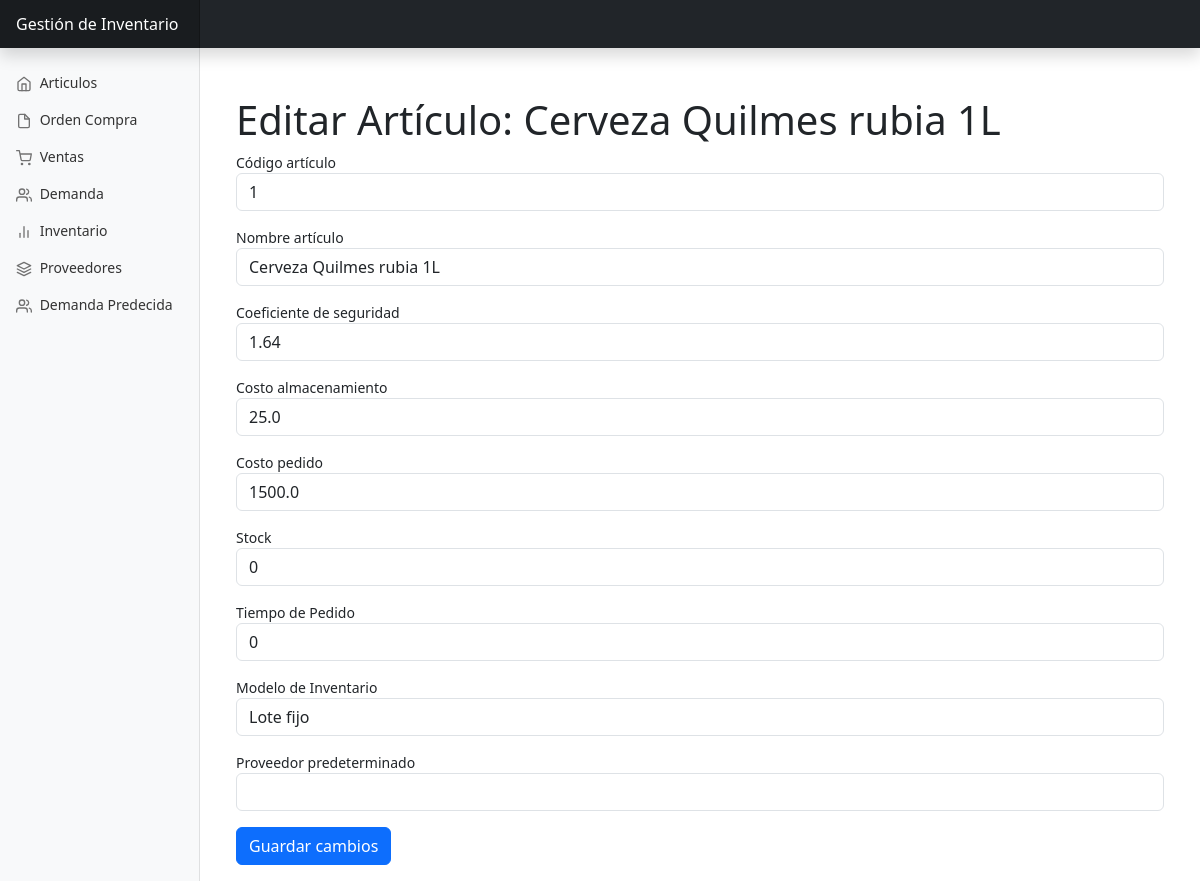
/articulos/editar/1, run on the app's committed database.
### app/models.py (models this page shows, shortened)
class Articulo(db.Model):
    __tablename__ = 'articulo'
    id = db.Column(db.Integer, primary_key=True)
    codigo_articulo = db.Column(db.Integer, unique=True, nullable=False)
    nombre_articulo = db.Column(db.String(100), nullable=False)
    coeficiente_seguridad = db.Column(db.Float, nullable=False)
    costo_almacenamiento = db.Column(db.Float, nullable=False)
    costo_de_pedido = db.Column(db.Float, nullable=False)
    stock = db.Column(db.Integer, nullable=False)
    tiempo_de_pedido = db.Column(db.Integer)
    modelo_inventario_id = db.Column(db.Integer, db.ForeignKey('modelo_inventario.id'), nullable=False)
    detalle_proveedor_predeterminado_id = db.Column(db.Integer, db.ForeignKey('detalle_proveedor.id'))
    detalle_proveedor_predeterminado = db.relationship('DetalleProveedor', foreign_keys=[detalle_proveedor_predeterminado_id], backref='articulo_predeterminado', uselist=False)
    detalles_proveedor = db.relationship('DetalleProveedor', backref='articulo', foreign_keys='DetalleProveedor.articulo_id')
    ordenes_compra = db.relationship ('OrdenCompra',backref='articulo',lazy='dynamic')

### app/views/articulos.py (the view, shortened to what this page needs)
@bp.route('/editar/<int:id>', methods=['GET','POST'])
def edit(id):
    articulo = Articulo.query.get_or_404(id)
    form = ArticuloFormEditar(obj=articulo)
    form.modelo_inventario_id.choices = [(m.id, m.nombre) for m in ModeloInventario.query.all()]
    form.detalle_proveedor_predeterminado_id.choices = [(d.id, d.proveedor.nombre) for d in DetalleProveedor.query.filter_by(articulo_id=articulo.id).all()]
    return render_template('articulos/editar_articulo.html', form=form, articulo=articulo)

### app/forms.py
class ArticuloFormEditar(FlaskForm):
    codigo_articulo = IntegerField('Código artículo', validators=[DataRequired(), NumberRange(min=1)])
    nombre_articulo = StringField('Nombre artículo', validators=[DataRequired()])
    coeficiente_seguridad = FloatField('Coeficiente de seguridad', validators=[DataRequired(), NumberRange(min=0)])
    costo_almacenamiento = FloatField('Costo almacenamiento', validators=[DataRequired(), NumberRange(min=0)])
    costo_de_pedido = FloatField('Costo pedido', validators=[DataRequired(), NumberRange(min=0)])
    stock = IntegerField('Stock', validators=[NumberRange(min=0)])
    tiempo_de_pedido = IntegerField('Tiempo de Pedido', validators=[NumberRange(min=0)])
    modelo_inventario_id = SelectField('Modelo de Inventario', coerce=int, validators=[DataRequired()])
    detalle_proveedor_predeterminado_id=SelectField('Proveedor predeterminado', coerce=int, validators=[DataRequired()])
    submit = SubmitField('Crear')

### app/templates/articulos/editar_articulo.html (shortened to what this page needs)
{% extends 'base.html' %}
{% block body %}
<div class="container">
    <h1 class="mt-5">Editar Artículo: {{ articulo.nombre_articulo }}</h1>
    <form action="{{ url_for('articulos.edit', id=articulo.id) }}" method="POST">
        <div class="mb-3">
            <label for="codigo_articulo">{{ form.codigo_articulo.label }}</label>
            {{ form.codigo_articulo(class="form-control", value=articulo.codigo_articulo) }}
        </div>
        <div class="mb-3">
            <label for="nombre_articulo">{{ form.nombre_articulo.label }}</label>
            {{ form.nombre_articulo(class="form-control", value=articulo.nombre_articulo) }}
        </div>
        <div class="mb-3">
            <label for="coeficiente_seguridad">{{ form.coeficiente_seguridad.label }}</label>
            {{ form.coeficiente_seguridad(class="form-control", value=articulo.coeficiente_seguridad) }}
        </div>
        <div class="mb-3">
            <label for="costo_almacenamiento">{{ form.costo_almacenamiento.label }}</label>
            {{ form.costo_almacenamiento(class="form-control",type="number", value=articulo.costo_almacenamiento) }}
        </div>
        <div class="mb-3">
            <label for="costo_de_pedido">{{ form.costo_de_pedido.label }}</label>
            {{ form.costo_de_pedido(class="form-control",type="number", value=articulo.costo_de_pedido) }}
        </div>
        <div class="mb-3">
            <label for="stock">{{ form.stock.label }}</label>
            {{ form.stock(class="form-control", value=articulo.stock) }}
        </div>
        <div class="mb-3">
            <label for="tiempo_de_pedido">{{ form.tiempo_de_pedido.label }}</label>
            {{ form.tiempo_de_pedido(class="form-control", value=articulo.tiempo_de_pedido) }}
        </div>
        <div class="mb-3">
            <label for="modelo_inventario_id">{{ form.modelo_inventario_id.label }}</label>
            {{ form.modelo_inventario_id(class="form-control", value=articulo.modelo_inventario_id) }}
        </div>
        <div class="mb-3">
            <label for="detalle_proveedor_predeterminado_id">{{ form.detalle_proveedor_predeterminado_id.label }}</label>
            {{ form.detalle_proveedor_predeterminado_id(class="form-control", value=articulo.detalle_proveedor_predeterminado_id) }}
        </div>
        <button type="submit" class="btn btn-primary mb-3">Guardar cambios</button>
    </form>
</div>
{% endblock %}

### app/static/css/dashboard.css (style rules this page uses)
body { font-size: .875rem; }

### data on the page
Articulo: nombre_articulo "Cerveza Quilmes rubia 1L", codigo_articulo "1", coeficiente_seguridad "1.64", costo_almacenamiento "25.0", costo_de_pedido "1500.0", stock "0", tiempo_de_pedido "0", modelo_inventario_id "Lote fijo"
